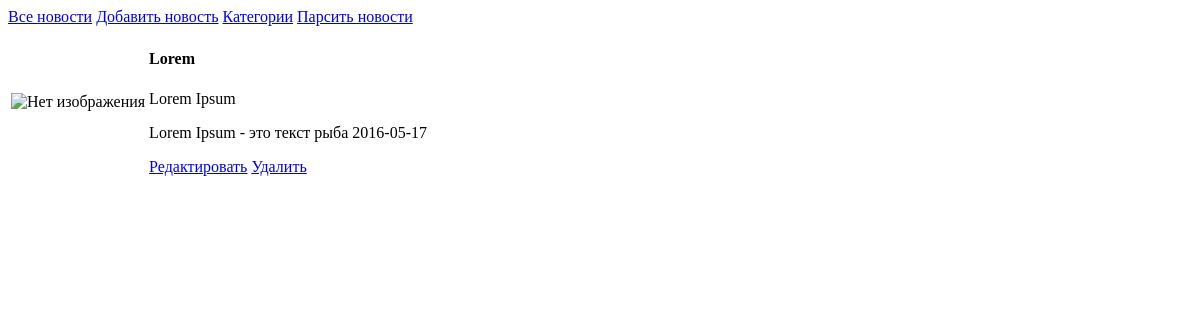
/index.php?r=news/fullView&news_id=1, run on an earlier commit of the app's database.
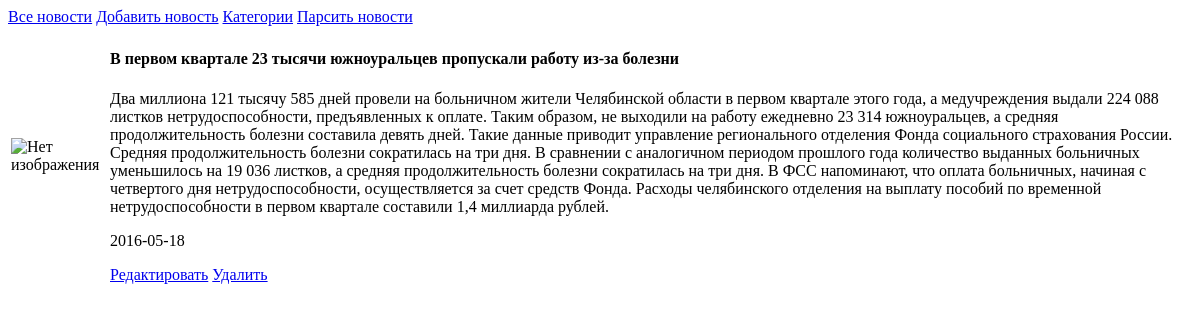
And on a later commit of the database.
### tables this page shows
CREATE TABLE `news` (
  `news_id` int(100) NOT NULL,
  `date` date NOT NULL,
  `title` text NOT NULL,
  `summary` text NOT NULL,
  `content` text,
  `category_id` int(100) DEFAULT NULL
);

### application/controller.php (called while the page is built, shortened)
<?php
abstract class Controller {
	function render($view, $layout, $params = NULL)
	{
		require dirname(__FILE__)."/../views/{$view}.html.php";
		return ob_get_clean();
	}
}

### controllers/newsController.php (called while the page is built, shortened)
<?php
class NewsController extends Controller
{
	public function actionFullView($params)
	{
		$id = $params['news_id'];
		$news = new News;
		$news->query("SELECT news.news_id,
							 news.date,
							 news.title,
							 news.summary,
							 news.content,
							 categories.name as category
		 			  FROM {$news->table()}
					  LEFT JOIN categories
					  ON {$news->table()}.category_id = categories.category_id
					  WHERE news_id = {$id}");
		$news = $news->execute()[0];
		return $this->render('full-view', 'main', [
				 'title' => $news['title'],
				 'news' => $news,
			]);
	}
}

### index.php (called while the page is built, shortened)
<?php
require_once('config.php');
(new Application($config))->run();

### application/dataMapper.php (called while the page is built, shortened)
<?php
abstract class DataMapper
{
	private $query;
	private $mysqli;
	public function __construct()
	{
		$dbConfiguration = ConfigRegistry::getInstance()->getDBConfiguration();
		$this->mysqli = new \mysqli($dbConfiguration['host'],
							$dbConfiguration['user'],
							$dbConfiguration['password'],
							$dbConfiguration['name']);
		$this->mysqli->set_charset('utf8');
	}
	public function query($query)
	{
		$this->query = $query;
	}
	public function execute()
	{
		$query = $this->mysqli->query($this->query);
		if (!is_bool($query))
		{
			$results = [];
			while ($row = $query->fetch_assoc()) {
				array_push($results, $row);
			}
			return $results;
		}
		return $query;
	}
}

### application/registry.php (called while the page is built, shortened)
<?php
abstract class Registry {
	protected static $instance = null;
	public static function init($cashe)
	{
		if (is_null(static::$instance)) {
			static::$instance = new static($cashe);
		}
		return;
	}
	public static function getInstance()
	{
		if (!is_null(static::$instance)) {
			return static::$instance;
		}
		throw new Exception("Init registry before access", 1);
		return;
	}
}

### application/configRegistry.php (called while the page is built, shortened)
<?php
class ConfigRegistry extends Registry
{
	protected $db;
	protected function __construct($cashe)
	{
		$this->db = $cashe['db'];
	}
	public function getDBConfiguration()
	{
		return $this->db;
	}
}

### views/full-view.html.php (the view, shortened to what this page needs)
<div class="media-news">
	<table>
		<tbody>
			<tr>
				<td class="media-left">
					<img src="assets/images/<?= $params['news']['news_id'] ?>.jpg" alt="Нет изображения">
				</td>
				<td class="media-body">
					<h4><?= $params['news']['title'] ?></h4>
					<p>
						<?= $params['news']['summary'] ?>
						<?= $params['news']['content'] ?>
						<span class="muted date"><?= $params['news']['date'] ?></span>
					</p>
					<a class="btn btn-primary" href="index.php?r=news/edit&news_id=<?= $params['news']['news_id'] ?>">Редактировать</a>
					<a class="btn btn-danger" href="index.php?r=news/delete&news_id=<?= $params['news']['news_id'] ?>">Удалить</a>
				</td>
			</tr>
		</tbody>
	</table>
</div>

What changed in the data, as far as the page shows it:
changed news: title "Lorem" → "В первом квартале 23 тысячи южноуральцев пропускали работу из-за болезни"; summary "Lorem Ipsum" → "Два миллиона 121 тысячу 585 дней провели на больничном жители Челябинской области в первом квартале этого года, а медучреждения выдали 224 088 листков нетрудоспособности, предъявленных к оплате. Таким образом, не выходили на работу ежедневно 23 314 южноуральцев, а средняя продолжительность болезни составила девять дней. Такие данные приводит управление регионального отделения Фонда социального страхования России. Средняя продолжительность болезни сократилась на три дня. В сравнении с аналогичном периодом прошлого года количество выданных больничных уменьшилось на 19 036 листков, а средняя продолжительность болезни сократилась на три дня. В ФСС напоминают, что оплата больничных, начиная с…"; date "2016-05-17" → "2016-05-18"; content "Lorem Ipsum - это текст рыба" → (not shown)
